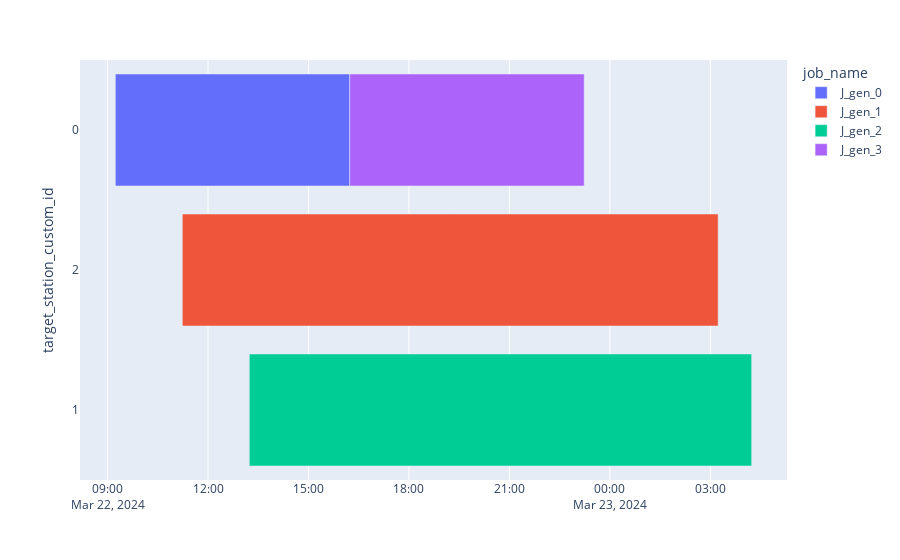

Notebook code for this chart:
### Code cell
fig = dispatcher.draw_gantt_chart(dates_to_local_tz=True)

### Figure 1 — Plotly figure (JSON) as saved in the notebook; plotly's stock layout.template omitted (floating-point values rounded to 4 significant figures)
{"data": [{"alignmentgroup": "True", "base": ["2024-03-22T09:13:58+01:00"], "customdata": [["J_gen_0", 1, null, null, null, "P0DT6H0M0S", "P0DT1H0M0S", "P0DT7H0M0S"]], "hovertemplate": "<b>%{hovertext}</b><br><br>actual_starting_date=%{base}<br>actual_ending_date=%{x}<br>target_station_custom_id=%{y}<br>execution_system_custom_id=%{customdata[1]}<br>prio=%{customdata[2]}<br>planned_starting_date=%{customdata[3]}<br>planned_ending_date=%{customdata[4]}<br>proc_time=%{customdata[5]}<br>setup_time=%{customdata[6]}<br>order_time=%{customdata[7]}<extra></extra>", "hovertext": ["J_gen_0"], "legendgroup": "J_gen_0", "marker": {"color": "#636efa", "pattern": {"shape": ""}}, "name": "J_gen_0", "offsetgroup": "J_gen_0", "orientation": "h", "showlegend": true, "textposition": "auto", "type": "bar", "x": [25200000], "xaxis": "x", "y": [0], "yaxis": "y"}, {"alignmentgroup": "True", "base": ["2024-03-22T11:13:58+01:00"], "customdata": [["J_gen_1", 1, null, null, null, "P0DT9H0M0S", "P0DT7H0M0S", "P0DT16H0M0S"]], "hovertemplate": "<b>%{hovertext}</b><br><br>actual_starting_date=%{base}<br>actual_ending_date=%{x}<br>target_station_custom_id=%{y}<br>execution_system_custom_id=%{customdata[1]}<br>prio=%{customdata[2]}<br>planned_starting_date=%{customdata[3]}<br>planned_ending_date=%{customdata[4]}<br>proc_time=%{customdata[5]}<br>setup_time=%{customdata[6]}<br>order_time=%{customdata[7]}<extra></extra>", "hovertext": ["J_gen_1"], "legendgroup": "J_gen_1", "marker": {"color": "#EF553B", "pattern": {"shape": ""}}, "name": "J_gen_1", "offsetgroup": "J_gen_1", "orientation": "h", "showlegend": true, "textposition": "auto", "type": "bar", "x": [57600000], "xaxis": "x", "y": [2], "yaxis": "y"}, {"alignmentgroup": "True", "base": ["2024-03-22T13:13:58+01:00"], "customdata": [["J_gen_2", 1, null, null, null, "P0DT7H0M0S", "P0DT8H0M0S", "P0DT15H0M0S"]], "hovertemplate": "<b>%{hovertext}</b><br><br>actual_starting_date=%{base}<br>actual_ending_date=%{x}<br>target_station_custom_id=%{y}<br>execution_system_custom_id=%{customdata[1]}<br>prio=%{customdata[2]}<br>planned_starting_date=%{customdata[3]}<br>planned_ending_date=%{customdata[4]}<br>proc_time=%{customdata[5]}<br>setup_time=%{customdata[6]}<br>order_time=%{customdata[7]}<extra></extra>", "hovertext": ["J_gen_2"], "legendgroup": "J_gen_2", "marker": {"color": "#00cc96", "pattern": {"shape": ""}}, "name": "J_gen_2", "offsetgroup": "J_gen_2", "orientation": "h", "showlegend": true, "textposition": "auto", "type": "bar", "x": [54000000], "xaxis": "x", "y": [1], "yaxis": "y"}, {"alignmentgroup": "True", "base": ["2024-03-22T16:13:58+01:00"], "customdata": [["J_gen_3", 1, null, null, null, "P0DT5H0M0S", "P0DT2H0M0S", "P0DT7H0M0S"]], "hovertemplate": "<b>%{hovertext}</b><br><br>actual_starting_date=%{base}<br>actual_ending_date=%{x}<br>target_station_custom_id=%{y}<br>execution_system_custom_id=%{customdata[1]}<br>prio=%{customdata[2]}<br>planned_starting_date=%{customdata[3]}<br>planned_ending_date=%{customdata[4]}<br>proc_time=%{customdata[5]}<br>setup_time=%{customdata[6]}<br>order_time=%{customdata[7]}<extra></extra>", "hovertext": ["J_gen_3"], "legendgroup": "J_gen_3", "marker": {"color": "#ab63fa", "pattern": {"shape": ""}}, "name": "J_gen_3", "offsetgroup": "J_gen_3", "orientation": "h", "showlegend": true, "textposition": "auto", "type": "bar", "x": [25200000], "xaxis": "x", "y": [0], "yaxis": "y"}], "layout": {"autosize": true, "barmode": "overlay", "legend": {"title": {"text": "job_name"}, "tracegroupgap": 0}, "margin": {"t": 60}, "xaxis": {"anchor": "y", "autorange": true, "domain": [0, 1], "range": ["2024-03-22 08:10:38", "2024-03-23 05:17:18"], "type": "date"}, "yaxis": {"anchor": "x", "autorange": true, "domain": [0, 1], "range": [2.5, -0.5], "title": {"text": "target_station_custom_id"}, "type": "category"}}}
